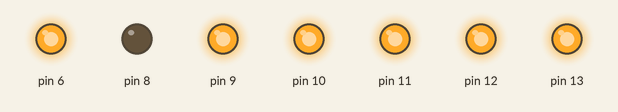
This sketch was run on a simulated Arduino Uno, built with avr-gcc and run on an emulated ATmega328P. Parts: output pins drawn as LEDs (lit = HIGH).

Above: at 0.1 s.
At 4.0 s:
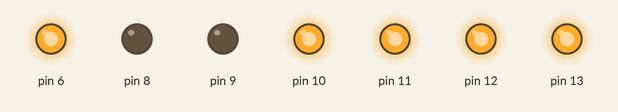
At 8.0 s:
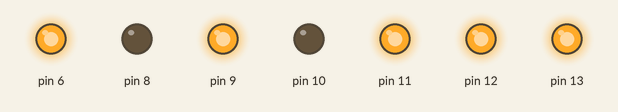
At 18.1 s:
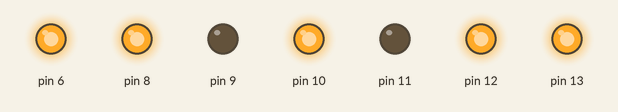
At 28.1 s:
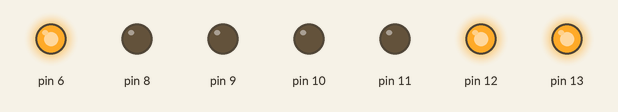
At 38.1 s:
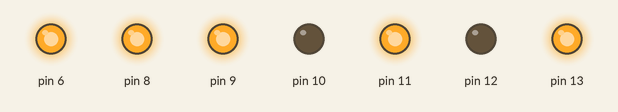
Timing chart, 0 to 39.6 s (numbered marks = the images above):
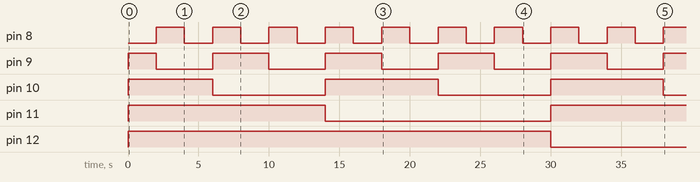

Measured:
- by itself, pin 8: alternates HIGH for 2.0 s and LOW for 2.0 s
- by itself, pin 9: alternates HIGH for 4.0 s and LOW for 4.0 s
- by itself, pin 10: alternates HIGH for 8.0 s and LOW for 8.0 s
- by itself, pin 11: HIGH → LOW at 14.0 s, → HIGH 16.0 s later
- by itself, pin 12: HIGH → LOW at 30.0 s

The sketch:

h9_IT.ino
```cpp
//Ohjelma askeltaa binäärisesti ylöspäin timeria käyttäen.

//SW-määrittely

#define SW1   0b00000100
#define SW2   0b00001000
#define SW3   0b00010000
#define SW4   0b00100000
#define ANY_SW (~PIND & SW1) | (~PIND & SW2) | (~PIND & SW3) | (~PIND & SW4)
#define COMPA2s  31250
//#define KV_MAX 100
//#define ALKUARVO_1s 49911


char ohjaus = 0;  //Ohjaus asetetaan aluksi nollaan


ISR(TIMER1_COMPA_vect)        //Timer 1 compa-keskeytysfunktio
{
  ohjaus++;

  if (ohjaus == 0x40)
  {
    ohjaus = 0;
  }

  PORTB = ~ohjaus;

}


void setup() {  //porttimaarittelyt

  PORTB |= 0b00111111;
  DDRB |= 0b00111111;

  PORTD |= 0b01111100;
  DDRD |= 0b01000000;

//Timer1 COMPA-asetukset
  TCCR1A &= 0x00;
  TCCR1B &= 0b11111101;
  TCCR1B |= 0b00001101;
  OCR1A = COMPA2s;          //2s alkuarvo keskeytyksille
  TIMSK1 |= 0b00000010;
  sei();

}


void loop()
{


}
```
